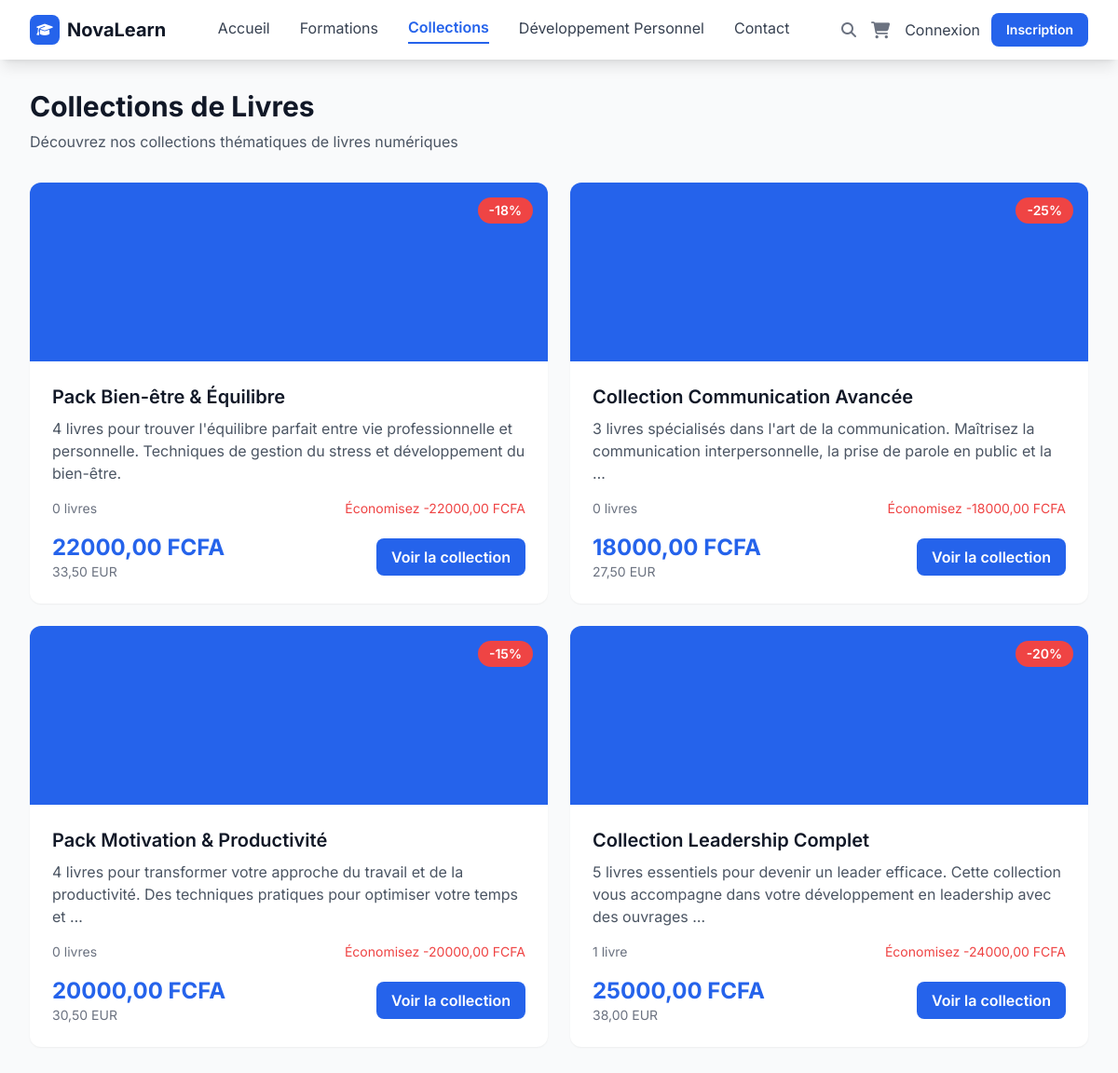
Page /collections/ on the committed database.
### store/models.py (models this page shows, shortened)
class BookCollection(models.Model):
    title = models.CharField(max_length=200, verbose_name="Titre de la collection")
    slug = models.SlugField(max_length=200, unique=True, verbose_name="Slug")
    description = models.TextField(verbose_name="Description")
    cover_image = models.ImageField(upload_to='collections/', verbose_name="Image de couverture")
    price_fcfa = models.DecimalField(max_digits=10, decimal_places=2, verbose_name="Prix collection (FCFA)")
    price_eur = models.DecimalField(max_digits=10, decimal_places=2, verbose_name="Prix collection (EUR)")
    discount_percentage = models.PositiveIntegerField(default=0, verbose_name="Réduction (%)")
    is_featured = models.BooleanField(default=False, verbose_name="Mis en avant")
    is_active = models.BooleanField(default=True, verbose_name="Actif")
    created_at = models.DateTimeField(auto_now_add=True, verbose_name="Créé le")
    updated_at = models.DateTimeField(auto_now=True, verbose_name="Modifié le")
    class Meta:
        verbose_name = "Collection de livres"
        verbose_name_plural = "Collections de livres"
        ordering = ['-created_at']
    def get_books_count(self):
        return self.books.count()
    def get_total_individual_price_fcfa(self):
        return sum(book.price_fcfa for book in self.books.all())
    def get_savings_fcfa(self):
        return self.get_total_individual_price_fcfa() - self.price_fcfa

class Product(models.Model):
    PRODUCT_TYPES = [
        ('formation', 'Formation'),
        ('livre', 'Livre'),
        ('ebook', 'E-book'),
        ('video', 'Vidéo'),
    ]
    FILE_TYPES = [
        ('pdf', 'PDF'),
        ('zip', 'ZIP'),
        ('mp4', 'MP4'),
        ('mov', 'MOV'),
        ('avi', 'AVI'),
    ]
    title = models.CharField(max_length=200, verbose_name="Titre")
    slug = models.SlugField(max_length=200, unique=True, verbose_name="Slug")
    description = models.TextField(verbose_name="Description")
    short_description = models.CharField(max_length=300, verbose_name="Description courte")
    category = models.ForeignKey(Category, on_delete=models.CASCADE, related_name='products', verbose_name="Catégorie")
    product_type = models.CharField(max_length=20, choices=PRODUCT_TYPES, default='formation', verbose_name="Type de produit")
    price_fcfa = models.DecimalField(max_digits=10, decimal_places=2, verbose_name="Prix (FCFA)")
    price_eur = models.DecimalField(max_digits=10, decimal_places=2, verbose_name="Prix (EUR)")
    cover_image = models.ImageField(upload_to=product_image_path, verbose_name="Image de couverture")
    product_file = models.FileField(upload_to=product_file_path, verbose_name="Fichier produit")
    file_type = models.CharField(max_length=10, choices=FILE_TYPES, default='pdf', verbose_name="Type de fichier")
    file_size = models.CharField(max_length=20, blank=True, verbose_name="Taille du fichier")
    duration = models.CharField(max_length=50, blank=True, verbose_name="Durée")
    level = models.CharField(max_length=50, blank=True, verbose_name="Niveau")
    language = models.CharField(max_length=50, default='Français', verbose_name="Langue")
    collection = models.ForeignKey(
        'BookCollection',
        on_delete=models.SET_NULL,
        null=True,
        blank=True,
        related_name='books',
        verbose_name="Collection"
    )
    personal_development_section = models.ForeignKey(
        'PersonalDevelopmentSection',
        on_delete=models.SET_NULL,
        null=True,
        blank=True,
        related_name='books',
        verbose_name="Section développement personnel"
    )
    PRICING_CHOICES = [
        ('free', 'Gratuit'),
        ('paid', 'Payant'),
    ]
    pricing_type = models.CharField(
        max_length=10,
        choices=PRICING_CHOICES,
        default='paid',
        verbose_name="Type de tarification"
    )
    is_featured = models.BooleanField(default=False, verbose_name="Mis en avant")
    is_new = models.BooleanField(default=False, verbose_name="Nouveau")
    is_popular = models.BooleanField(default=False, verbose_name="Populaire")
    is_active = models.BooleanField(default=True, verbose_name="Actif")
    views_count = models.PositiveIntegerField(default=0, verbose_name="Nombre de vues")
    sales_count = models.PositiveIntegerField(default=0, verbose_name="Nombre de ventes")
    downloads_count = models.PositiveIntegerField(default=0, verbose_name="Nombre de téléchargements")
    rating = models.DecimalField(max_digits=3, decimal_places=2, default=0.00, verbose_name="Note moyenne")
    rating_count = models.PositiveIntegerField(default=0, verbose_name="Nombre d'avis")
    meta_title = models.CharField(max_length=200, blank=True, verbose_name="Titre SEO")
    meta_description = models.TextField(blank=True, verbose_name="Description SEO")
    created_at = models.DateTimeField(auto_now_add=True, verbose_name="Créé le")
    updated_at = models.DateTimeField(auto_now=True, verbose_name="Modifié le")
    class Meta:
        verbose_name = "Produit"
        verbose_name_plural = "Produits"
        ordering = ['-created_at']

### store/views.py (the view)
# urls.py: path('collections/', views.book_collections, name='book_collections'),
def book_collections(request):
    collections = BookCollection.objects.filter(is_active=True).prefetch_related('books')
    context = {
        'collections': collections,
    }
    return render(request, 'store/book_collections.html', context)

### store/templates/store/book_collections.html (shortened to what this page needs)
{% extends 'store/base.html' %}
{% block content %}
<div class="bg-gray-50 min-h-screen">
    <div class="max-w-7xl mx-auto px-4 sm:px-6 lg:px-8 py-8">
        <div class="mb-8">
            <h1 class="text-3xl font-bold text-gray-900">Collections de Livres</h1>
            <p class="mt-2 text-gray-600">Découvrez nos collections thématiques de livres numériques</p>
        </div>
        <div class="grid grid-cols-1 md:grid-cols-2 gap-6">
            {% for collection in collections %}
            <div class="bg-white rounded-xl shadow-sm hover:shadow-lg transition-all duration-300">
                <div class="relative">
                    {% if collection.cover_image %}
                    <img src="{{ collection.cover_image.url }}" alt="{{ collection.title }}" class="w-full h-48 object-cover rounded-t-xl">
                    {% else %}
                    <div class="w-full h-48 bg-gradient-to-br from-primary to-blue-600 rounded-t-xl flex items-center justify-center">
                    </div>
                    {% endif %}
                    {% if collection.discount_percentage > 0 %}
                    <div class="absolute top-4 right-4 bg-red-500 text-white px-3 py-1 rounded-full text-sm font-semibold">
                        -{{ collection.discount_percentage }}%
                    </div>
                    {% endif %}
                </div>
                <div class="p-6">
                    <h3 class="text-xl font-semibold text-gray-900 mb-2">{{ collection.title }}</h3>
                    <p class="text-gray-600 mb-4">{{ collection.description|truncatewords:20 }}</p>
                    <div class="flex items-center justify-between mb-4">
                        <span class="text-sm text-gray-500">{{ collection.get_books_count }} livre{{ collection.get_books_count|pluralize }}</span>
                        {% if collection.discount_percentage > 0 %}
                        <span class="text-sm text-red-500">Économisez {{ collection.get_savings_fcfa }} FCFA</span>
                        {% endif %}
                    </div>
                    <div class="flex items-center justify-between">
                        <div>
                            <div class="text-2xl font-bold text-primary">{{ collection.price_fcfa }} FCFA</div>
                            <div class="text-sm text-gray-500">{{ collection.price_eur }} EUR</div>
                        </div>
                        <a href="{% url 'store:book_collection_detail' collection.slug %}" class="bg-primary hover:bg-blue-700 text-white px-4 py-2 rounded-lg font-semibold transition-colors">
                            Voir la collection
                        </a>
                    </div>
                </div>
            </div>
            {% endfor %}
        </div>
    </div>
</div>
{% endblock %}

### store/templates/store/base.html (shortened to what this page needs)
{% load static %}
<!DOCTYPE html>
<html lang="fr">
<head>
    <script src="https://cdn.tailwindcss.com"></script>
    <link rel="stylesheet" href="https://cdnjs.cloudflare.com/ajax/libs/font-awesome/6.4.0/css/all.min.css">
</head>
<body class="bg-gray-50 font-sans">
    <nav class="bg-white shadow-lg sticky top-0 z-50" x-data="{ mobileMenuOpen: false }">
        <div class="max-w-7xl mx-auto px-4 sm:px-6 lg:px-8">
            <div class="flex justify-between h-16">
                <div class="flex items-center">
                    <a href="{% url 'store:home' %}" class="flex items-center space-x-2">
                        <div class="w-8 h-8 bg-primary rounded-lg flex items-center justify-center">
                            <i class="fas fa-graduation-cap text-white text-sm"></i>
                        </div>
                        <span class="text-xl font-bold text-gray-900">NovaLearn</span>
                    </a>
                </div>
                <div class="hidden md:flex items-center space-x-8">
                    <a href="{% url 'store:home' %}"
                       class="{% if request.resolver_match.url_name == 'home' %}text-primary font-semibold border-b-2 border-primary{% else %}text-gray-700 hover:text-primary{% endif %} transition-colors pb-1">
                        Accueil
                    </a>
                    <a href="{% url 'store:product_list' %}"
                       class="{% if request.resolver_match.url_name == 'product_list' or request.resolver_match.url_name == 'product_detail' %}text-primary font-semibold border-b-2 border-primary{% else %}text-gray-700 hover:text-primary{% endif %} transition-colors pb-1">
                        Formations
                    </a>
                    <a href="{% url 'store:book_collections' %}"
                       class="{% if request.resolver_match.url_name == 'book_collections' or request.resolver_match.url_name == 'book_collection_detail' %}text-primary font-semibold border-b-2 border-primary{% else %}text-gray-700 hover:text-primary{% endif %} transition-colors pb-1">
                        Collections
                    </a>
                    <a href="{% url 'store:personal_development' %}"
                       class="{% if request.resolver_match.url_name == 'personal_development' %}text-primary font-semibold border-b-2 border-primary{% else %}text-gray-700 hover:text-primary{% endif %} transition-colors pb-1">
                        Développement Personnel
                    </a>
                    <a href="{% url 'store:contact' %}"
                       class="{% if request.resolver_match.url_name == 'contact' %}text-primary font-semibold border-b-2 border-primary{% else %}text-gray-700 hover:text-primary{% endif %} transition-colors pb-1">
                        Contact
                    </a>
                </div>
                <div class="hidden md:flex items-center space-x-4">
                    <div class="relative" x-data="{ searchOpen: false }">
                        <button @click="searchOpen = !searchOpen" class="text-gray-500 hover:text-primary">
                            <i class="fas fa-search"></i>
                        </button>
                    </div>
                    <a href="{% url 'store:cart' %}" class="relative text-gray-500 hover:text-primary">
                        <i class="fas fa-shopping-cart text-lg"></i>
                    </a>
                    {% if user.is_authenticated %}
                        <div class="relative group">
                            <button class="flex items-center space-x-2 text-gray-700 hover:text-primary transition-colors">
                                <i class="fas fa-user-circle text-xl"></i>
                                <span>{{ user.username }}</span>
                                <i class="fas fa-chevron-down text-xs"></i>
                            </button>
                            <div class="absolute right-0 mt-2 w-48 bg-white rounded-md shadow-lg py-1 z-50 hidden group-hover:block">
                                <a href="{% url 'store:account' %}" class="block px-4 py-2 text-sm text-gray-700 hover:bg-gray-100">
                                    <i class="fas fa-user mr-2"></i>Profil
                                </a>
                                <a href="{% url 'store:my_orders' %}" class="block px-4 py-2 text-sm text-gray-700 hover:bg-gray-100">
                                    <i class="fas fa-shopping-bag mr-2"></i>Mes Commandes
                                </a>
                                {% if user.is_staff %}
                                <div class="border-t border-gray-100 my-1"></div>
                                <a href="{% url 'store:admin_dashboard' %}" class="block px-4 py-2 text-sm text-blue-600 hover:bg-blue-50">
                                    <i class="fas fa-chart-bar mr-2"></i>Dashboard Admin
                                </a>
                                {% endif %}
                                <div class="border-t border-gray-100 my-1"></div>
                                <a href="{% url 'store:logout' %}" class="block px-4 py-2 text-sm text-gray-700 hover:bg-gray-100">
                                    <i class="fas fa-sign-out-alt mr-2"></i>Déconnexion
                                </a>
                            </div>
                        </div>
                        {% else %}
                    <div class="flex items-center space-x-3">
                        <a href="{% url 'store:login' %}" class="text-gray-700 hover:text-primary transition-colors">
                            Connexion
                        </a>
                        <a href="{% url 'store:register' %}"
                           class="bg-primary hover:bg-blue-700 text-white px-4 py-2 rounded-lg text-sm font-semibold transition-colors">
                            Inscription
                        </a>
                    </div>
                    {% endif %}
                </div>
            </div>
        </div>
    </nav>
    <main>
        {% block content %}{% endblock %}
    </main>
</body>
</html>

### rows in the picture
BookCollection: discount_percentage "18", title "Pack Bien-être & Équilibre", description "4 livres pour trouver l'équilibre parfait entre vie professionnelle et personnelle. Techniques de gestion du stress et développement du bien-être.", get_books_count "0", get_savings_fcfa "-22000,00", price_fcfa "22000,00", price_eur "33,50"
BookCollection: discount_percentage "25", title "Collection Communication Avancée", description "3 livres spécialisés dans l'art de la communication. Maîtrisez la communication interpersonnelle, la prise de parole en public et la …", get_books_count "0", get_savings_fcfa "-18000,00", price_fcfa "18000,00", price_eur "27,50"
BookCollection: discount_percentage "15", title "Pack Motivation & Productivité", description "4 livres pour transformer votre approche du travail et de la productivité. Des techniques pratiques pour optimiser votre temps et …", get_books_count "0", get_savings_fcfa "-20000,00", price_fcfa "20000,00", price_eur "30,50"
BookCollection: discount_percentage "20", title "Collection Leadership Complet", description "5 livres essentiels pour devenir un leader efficace. Cette collection vous accompagne dans votre développement en leadership avec des ouvrages …", get_books_count "1", get_savings_fcfa "-24000,00", price_fcfa "25000,00", price_eur "38,00"
